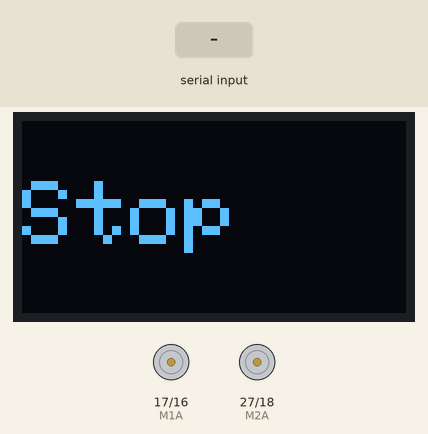
Simulated run of this sketch. Board: ESP32. On the bench: 128×64 one-colour display, motor-driver pin pairs drawn as motors (green arrow = first pin HIGH = forward, orange = second pin HIGH = backward, longer = more drive). The test bench sets the inputs (shaded band). The display library's start-up logo is not drawn; nothing arrives over Bluetooth unless stated; what the sketch prints to the serial monitor is not drawn.

Above: at 2.2 s.
2.3 s: "F" received over the second serial link
At 3.5 s:
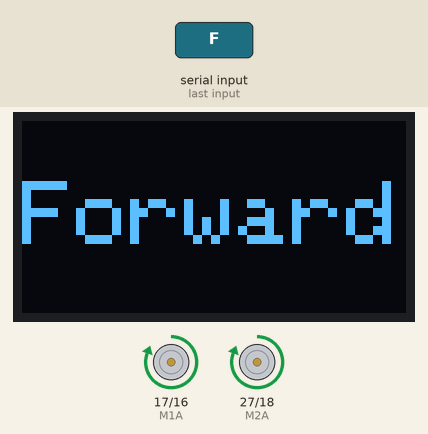
3.8 s: "B" received over the second serial link
At 4.7 s:
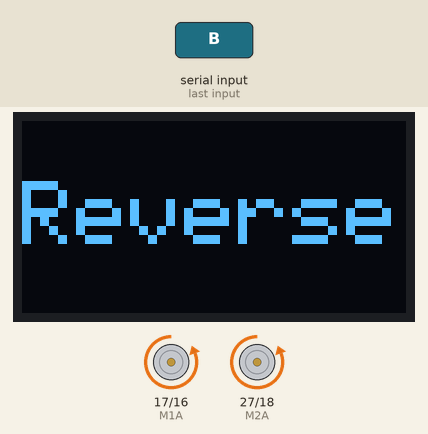
5.3 s: "R" received over the second serial link
At 6.3 s:
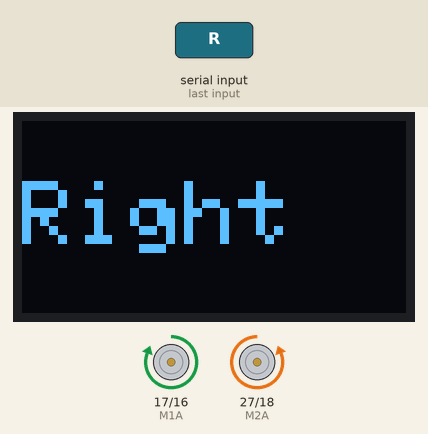
6.8 s: "L" received over the second serial link
At 7.9 s:
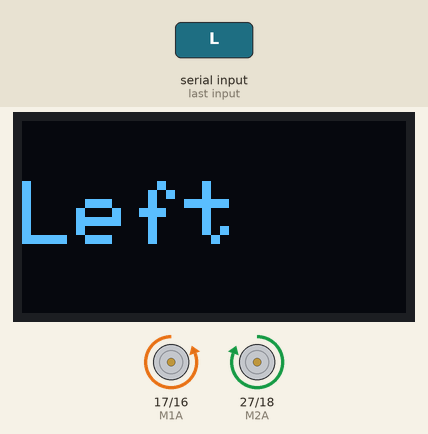
8.3 s: "1" received over the second serial link
At 9.4 s:
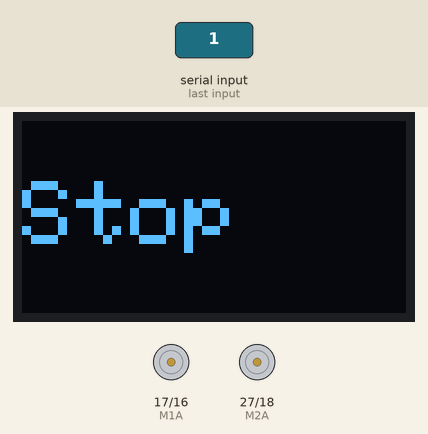
Timing chart, 0 to 10.8 s (numbered marks = the images above; inputs shaded):
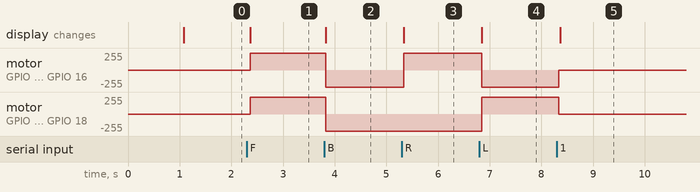

Measured:
- after the input at 2.3 s, motor on GPIO 17 (M1A) / GPIO 16 (M1B), motor on GPIO 27 (M2A) / GPIO 18 (M2B): stopped → forward 255/255 after 0.06 s; the display: changes after 0.06 s (image 1)
- after the input at 3.8 s, motor on GPIO 17 (M1A) / GPIO 16 (M1B), motor on GPIO 27 (M2A) / GPIO 18 (M2B): forward 255/255 → backward 255/255 at once; the display: changes at once (image 2)
- after the input at 5.3 s, motor on GPIO 17 (M1A) / GPIO 16 (M1B): backward 255/255 → forward 255/255 at once; the display: changes at once (image 3)
- after the input at 6.8 s, motor on GPIO 17 (M1A) / GPIO 16 (M1B): forward 255/255 → backward 255/255 after 0.05 s; motor on GPIO 27 (M2A) / GPIO 18 (M2B): backward 255/255 → forward 255/255 after 0.05 s; the display: changes after 0.05 s (image 4)
- after the input at 8.3 s, motor on GPIO 17 (M1A) / GPIO 16 (M1B): backward 255/255 → stopped at once; motor on GPIO 27 (M2A) / GPIO 18 (M2B): forward 255/255 → stopped at once; the display: changes after 0.06 s (image 5)

The sketch:

blutoothcar.ino
```cpp
#include "BluetoothSerial.h" //Header File for Serial Bluetooth
BluetoothSerial ESP_BT; //Object for Bluetooth
#include <Wire.h>
#include <Adafruit_GFX.h>
#include <Adafruit_SSD1306.h>
#define OLED_RESET 4

Adafruit_SSD1306 display(128, 64);
String incoming;// varible store received data
int M1A = 17; // motor pins
int M1B = 16;
int M2A = 27;
int M2B = 18;

void setup() {
  Serial.begin(9600);

  display.begin(SSD1306_SWITCHCAPVCC, 0x3C);
  display.display();
  delay(1000);
  display.clearDisplay();

  Serial.begin(9600); //Start Serial monitor in 9600
  ESP_BT.begin("ESP32_Blutooth_car"); //Name of your Bluetooth Signal
  Serial.println("Bluetooth Device is Ready to Pair");
  pinMode(M1A, OUTPUT); // configure outputs
  pinMode(M1B, OUTPUT);
  pinMode(M2A, OUTPUT);
  pinMode(M2B, OUTPUT);

}

void loop() {

  if (ESP_BT.available()) //Check if we receive anything from Bluetooth
  {
    incoming = char(ESP_BT.read()); //Read what we received
  }
  Serial.println(incoming);
  if (incoming == "F") { // forward
    Serial.println("Forward");
    Display("Forward");
    Forward();
  }
  else if (incoming == "B") { // reverse
    Serial.println("Reverse");
    Display("Reverse");
    Backward();
  }
  else if (incoming == "R") { //turn right
    Serial.println("Right");
    Display("Right");
    Right();
  }
  else if (incoming == "L") { // turn left
    Serial.println("Left");
    Display("Left");
    Left();
  }


  else {
    Stop();

    Display("Stop");
  }
  delay(20);
}

void Forward() {

  digitalWrite(M1A, HIGH);
  digitalWrite(M1B, LOW);
  digitalWrite(M2A, HIGH);
  digitalWrite(M2B, LOW);

}

void Backward() {

  digitalWrite(M1B, HIGH);
  digitalWrite(M1A, LOW);
  digitalWrite(M2B, HIGH);
  digitalWrite(M2A, LOW);

}
void Right() {

  digitalWrite(M1A, HIGH);
  digitalWrite(M1B, LOW);
  digitalWrite(M2B, HIGH);
  digitalWrite(M2A, LOW);

}
void Left() {

  digitalWrite(M1B, HIGH);
  digitalWrite(M1A, LOW);
  digitalWrite(M2A, HIGH);
  digitalWrite(M2B, LOW);

}

void Stop() {
  digitalWrite(M1B, LOW);
  digitalWrite(M1A, LOW);
  digitalWrite(M2A, LOW);
  digitalWrite(M2B, LOW);

}


void Display(String commond) { // display data
  display.clearDisplay();

  display.setTextSize(3);             // Normal 1:1 pixel scale
  display.setTextColor(WHITE);        // Draw white text
  display.setCursor(0, 20);            // Start at top-left corner
  display.println(commond);
  display.display();
}
```
